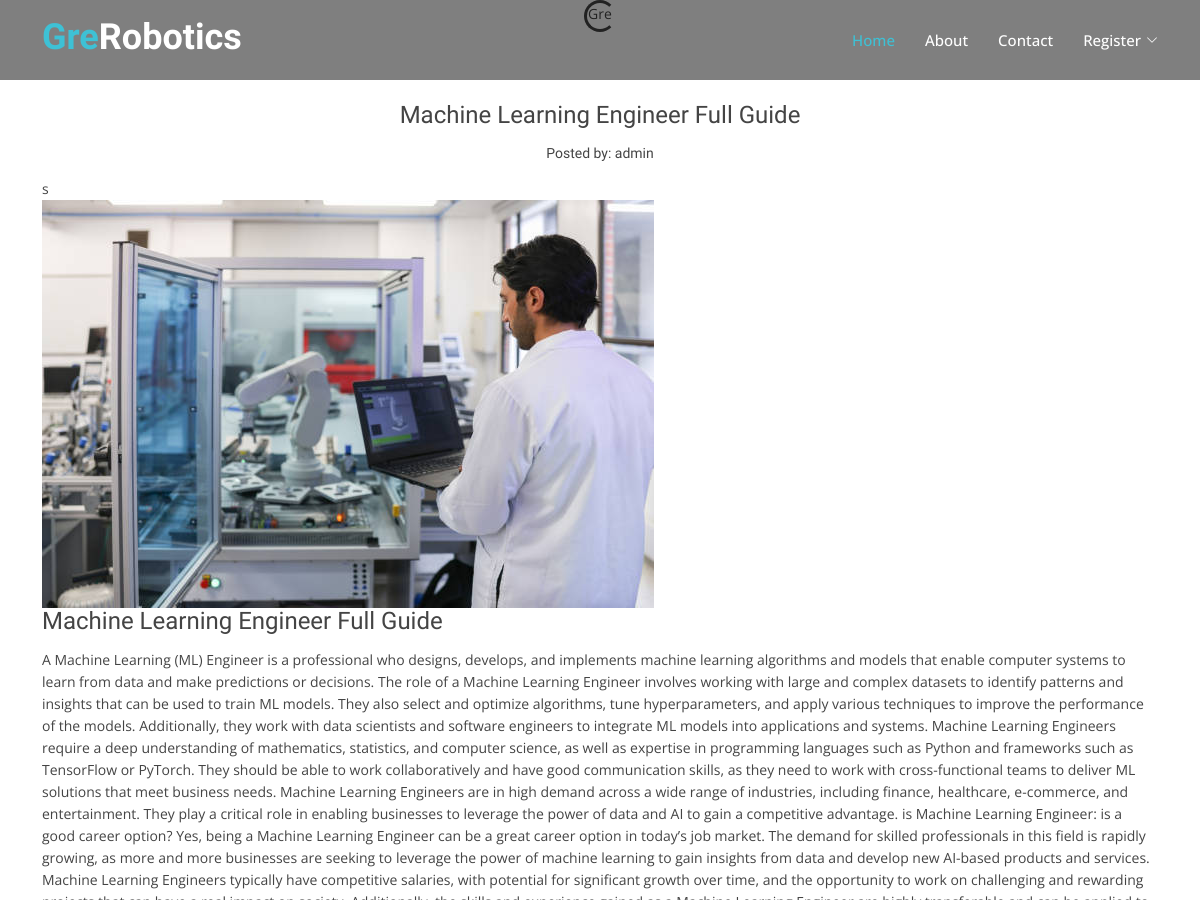
Page /article/5/ (upper part) on the earlier database version.
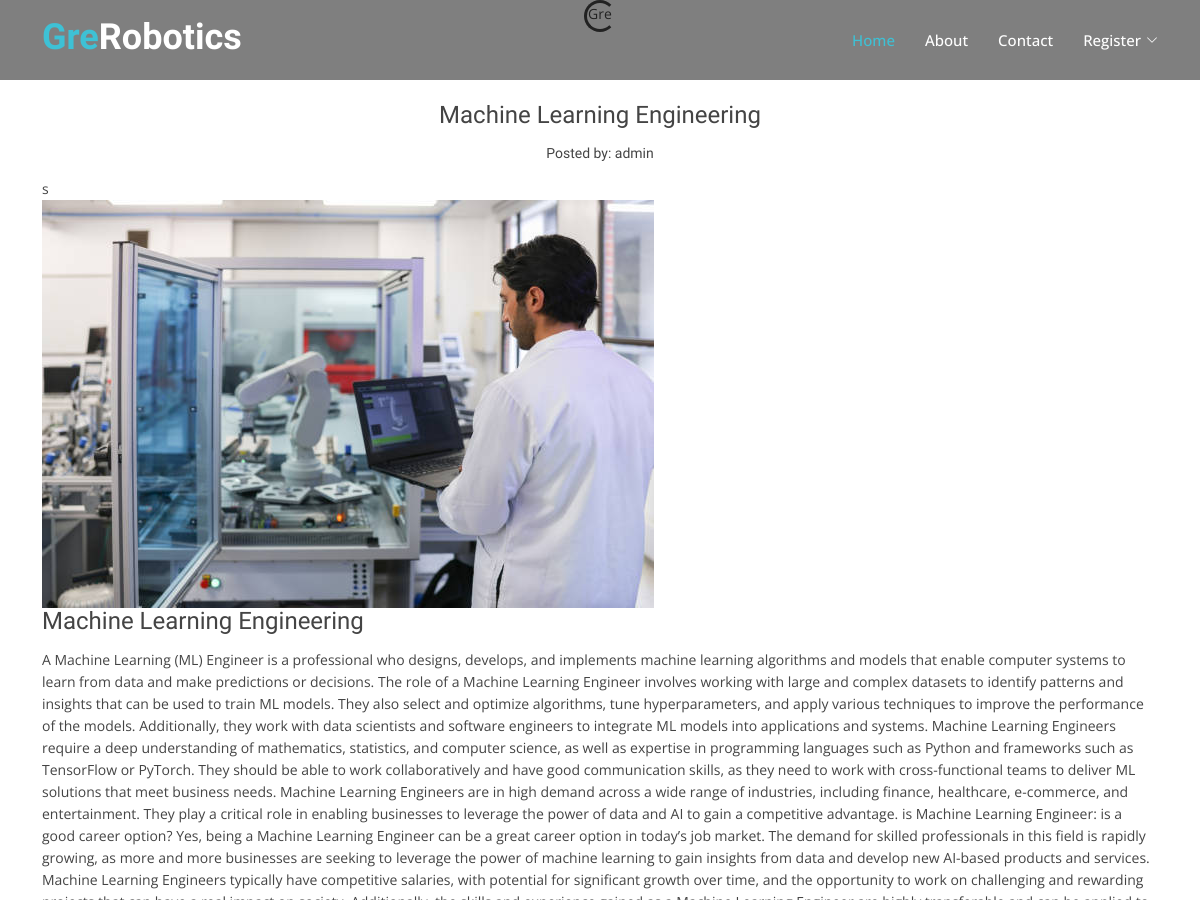
Same page on the later database version.
### robotics/models.py (models this page shows, shortened)
class GreRoboticsModel (models.Model):
    title = models.CharField (max_length=500)
    content = models.TextField ()
    slug = models.SlugField (max_length=200)
    img = models.ImageField ( upload_to= 'image/')
    publish_date = models.DateTimeField (auto_now_add= True)
    author = models.ForeignKey(User, on_delete=models.CASCADE)
    category = models.CharField (max_length=255, default='coding')
    class Meta:
        ordering =['-publish_date']

### robotics/views.py (the view, shortened to what this page needs)
# urls.py: path('article/<int:pk>/', ArticleDetailView.as_view(), name='detail'),
class ArticleDetailView (DetailView):
    model = GreRoboticsModel
    template_name = 'robotics/detail.html'

### templates/robotics/detail.html (shortened to what this page needs)
{% extends 'base.html' %}
{% load static %}
{% block content %}
<div class="text-center">
  <div class="spinner-border" role="status">
    <span class="sr-only">Gre</span>
  </div>
</div>
<main id="main">
  <div id="blog" class="blog-area">
   <div class="blog-inner area-padding">
     <div class="container ">
       <div class="row">
         <div class="col-md-12 col-sm-12 col-xs-12">
           <div class="section-headline text-center">
             <h4>{{ object.title }}</h4>
             <h6> <small>Posted by: {{object.author}}</small></h6>
           </div>
         </div>
       </div>
            {% if object.img %}s
            <div class="single-blog-img"> <img src="{{ object.img.url }}" alt=""></div>
            {% endif %}
            <div class="blog-text">
              <h4>{{ object.title }}</a></h4>
              <p>{{ object.content|truncatechars:9000 }}</p>
            </div>
          </div>
        </div>
      </div>
  {% endblock %}

Differences in the rows shown:
changed GreRoboticsModel "admin": title "Machine Learning Engineer Full Guide" → "Machine Learning Engineering"
